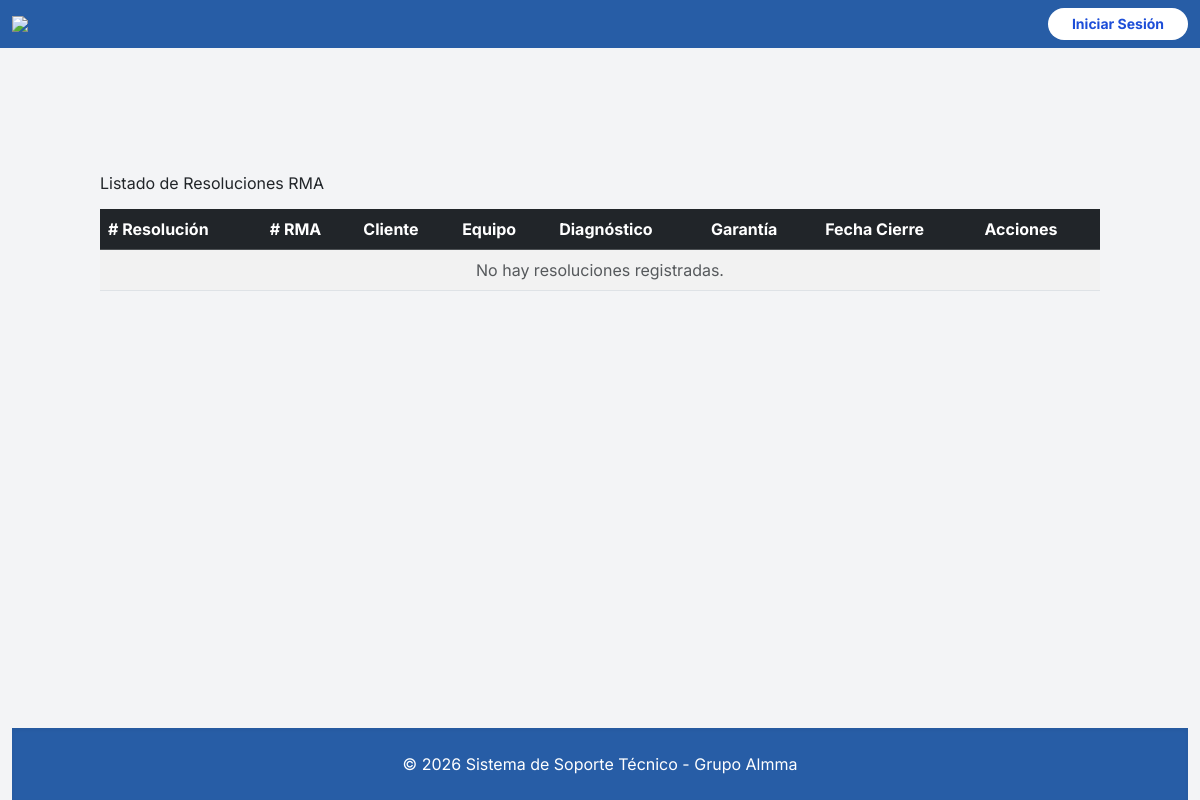
Before: /resoluciones/listar/ with the older database file.
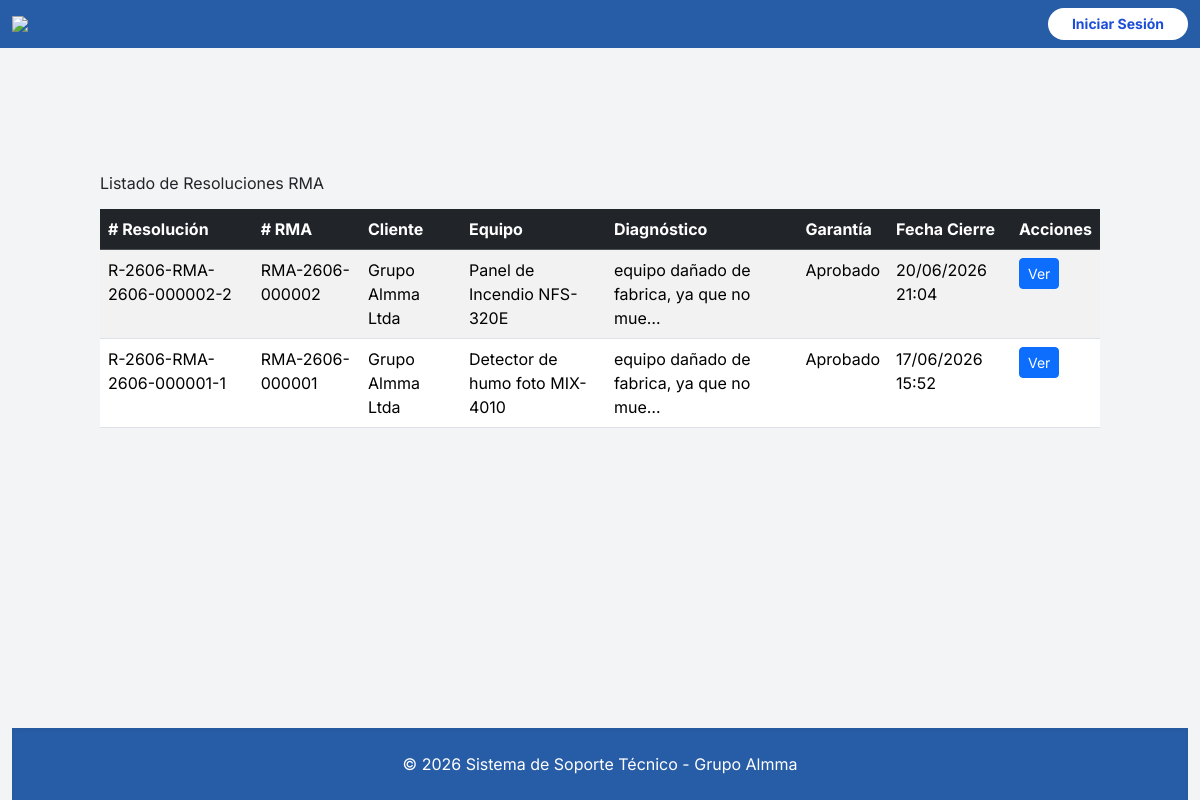
After: the same page with the newer database file.
### gestor_rma/models.py (models this page shows, shortened)
class ResolucionRMA(models.Model):
    solicitud = models.OneToOneField(SolicitudRMA, related_name="resolucion", on_delete=models.CASCADE)
    numero_resolucion = models.CharField(max_length=50, null=True, blank=True)
    ingeniero_responsable = models.CharField(max_length=200)
    condicion_fisica = models.CharField(max_length=20, choices=[('bueno','Bueno'), ('regular','Regular'), ('dañado','Dañado')])
    sellos_intactos = models.CharField(max_length=10, choices=[('cerrado','Cerrado'),('abierto','Abierto'),('na','N/A')])
    accesorios_recibidos = models.CharField(max_length=10, choices=[('completo','Completo'),('incompleto','Incompleto'),('na','N/A')])
    descripcion_falla = models.TextField(blank=True)
    observaciones = models.TextField(blank=True)
    diagnostico = models.CharField(max_length=200)
    causa_raiz = models.CharField(max_length=255, blank=True)
    rma_imagen = models.ForeignKey("RMAImagen", on_delete=models.SET_NULL, null=True, blank=True)
    aplica_garantia = models.CharField(max_length=200, choices=[('aprobado','Aprobado'), ('rechazada','Rechazada'), ('rma_fabrica','RMA a Fábrica'), ('no_aplica','No Aplica')])
    motivo_no_garantia = models.TextField(blank=True)
    fecha_cierre = models.DateTimeField(auto_now_add=True)

class SolicitudRMA(models.Model):
    ticket_origen = models.OneToOneField(Ticket, on_delete=models.SET_NULL, null=True, blank=True, related_name="rma" )
    numero_rma = models.CharField(max_length=50, blank=True)
    cliente = models.ForeignKey(cliente, on_delete=models.SET_NULL, null=True, related_name="rmas")
    rut_cliente = models.CharField(max_length=20)
    contacto = models.CharField(max_length=200)
    correo = models.EmailField()
    telefono = models.CharField(max_length=50)
    direccion = models.CharField(max_length=255)
    ciudad = models.ForeignKey(Localidad, on_delete=models.SET_NULL, null=True, blank=True)
    CHOICES_TIPO_DOCUMENTO = [
            ("factura", "Factura"),
            ("nota_venta", "Nota de Venta"),
            ("otro", "Otro"),
        ]
    CHOICES_ESTADO = [
        ('abierto','Abierto'),
        ('en_revision','En Revisión'),
        ('diagnosticado','Diagnosticado'),
        ('cerrado','Cerrado'),
    ]
    tipo_documento = models.CharField(choices=CHOICES_TIPO_DOCUMENTO,max_length=50, blank=True)
    numero_documento = models.CharField(max_length=100, null=True, blank=True)
    estado = models.CharField(max_length=20, choices=CHOICES_ESTADO, default='abierto')
    en_garantia = models.BooleanField(default=False)
    fabricante = models.ForeignKey(Fabricante, on_delete=models.SET_NULL, null=True, blank=True)
    modelo = models.CharField(max_length=100, null=True, blank=True)
    tipo_equipo = models.CharField(max_length=100, null=True, blank=True)
    numero_serie = models.CharField(max_length=100, null=True, blank=True)
    descripcion_falla = models.TextField(null=True, blank=True)
    sellos_intactos = models.CharField(max_length=10, choices=[('cerrado','Cerrado'),('abierto','Abierto'),('na','N/A')])
    accesorios_recibidos = models.CharField(max_length=10, choices=[('completo','Completo'),('incompleto','Incompleto'),('na','N/A')])
    observaciones = models.TextField(blank=True)
    fecha_creacion = models.DateTimeField(auto_now_add=True)
    fecha_respuesta = models.DateTimeField(null=True, blank=True)
    fecha_cierre = models.DateTimeField(null=True, blank=True)

### mantenedor/models.py (models this page shows)
class cliente(models.Model):
    nombre = models.CharField(max_length=200)
    rut = models.CharField(max_length=20, unique=True)
    contacto = models.CharField(max_length=200)
    correo = models.EmailField(max_length=200)
    telefono = models.CharField(max_length=50, null=True, blank=True)
    direccion = models.CharField(max_length=255, null=True, blank=True)
    ciudad = models.ForeignKey('Localidad', on_delete=models.CASCADE, null=True, blank=True)
    def __str__(self):
        return f"{self.nombre}"

### gestor_rma/views.py (the view)
# urls.py: path("resoluciones/listar/", listar_resolucion, name="listar_resolucion"),
def listar_resolucion(request):
    resoluciones = ResolucionRMA.objects.select_related("solicitud").order_by("-id")
    return render(request, "rma/listar_resolucion.html", {
        "resoluciones": resoluciones
    })

### gestion_tickets/context_processors.py (called while the page is built)
def contador_tickets(request):
    if request.user.is_authenticated:
        pendientes = Ticket.objects.filter(estado='abierto').count()
    else:
        pendientes = 0
    return {'tickets_pendientes': pendientes}

### gestor_rma/templates/rma/listar_resolucion.html
{% extends "base/base.html" %}
{% block content %}
<div class="container mt-4">
    <h3 class="mb-3">Listado de Resoluciones RMA</h3>
    <table class="table table-striped table-hover">
        <thead class="table-dark">
            <tr>
                <th># Resolución</th>
                <th># RMA</th>
                <th>Cliente</th>
                <th>Equipo</th>
                <th>Diagnóstico</th>
                <th>Garantía</th>
                <th>Fecha Cierre</th>
                <th>Acciones</th>
            </tr>
        </thead>
        <tbody>
            {% for r in resoluciones %}
            <tr>
                <td>{{ r.numero_resolucion }}</td>
                <td>{{ r.solicitud.numero_rma }}</td>
                <td>{{ r.solicitud.cliente }}</td>
                <td>{{ r.solicitud.tipo_equipo }} {{ r.solicitud.modelo }}</td>
                <td>{{ r.diagnostico|truncatechars:40 }}</td>
                <td>{{ r.get_aplica_garantia_display }}</td>
                <td>{{ r.fecha_cierre|date:"d/m/Y H:i" }}</td>
                <td>
                    <a href="{% url 'detalle_resolucion_rma' r.id %}" class="btn btn-primary btn-sm">
                        Ver
                    </a>
                </td>
            </tr>
            {% empty %}
            <tr>
                <td colspan="8" class="text-center text-muted">No hay resoluciones registradas.</td>
            </tr>
            {% endfor %}
        </tbody>
    </table>
</div>
{% endblock %}

### gestion_tickets/templates/base/base.html (shortened to what this page needs)
{% load static %}
<!DOCTYPE html>
<html lang="es">
<head>
    <script src="https://cdn.tailwindcss.com"></script>
    <link rel="stylesheet" href="{% static 'admin/css/bootstrap.css' %}">
    <link href="https://cdn.jsdelivr.net/npm/bootstrap-icons/font/bootstrap-icons.css" rel="stylesheet">
</head>
<body class="d-flex flex-column min-vh-100">
<nav class="navbar navbar-expand-lg fixed-top navbar-light bg-light">
  <div class="container-fluid">
        <a class="navbar-brand" href="/">
            <img src="{% static 'admin/img/logoweb.png' %}" width="150">
        </a>
                <div class="d-flex align-items-center">
                {% if user.is_authenticated %}
                    <span class="text-white me-3 d-none d-md-inline text-sm"></i>Bienvenido, <b>"{{ user.username }} {{user.last_name}}"</b></span>
                    <form action="{% url 'logout' %}" method="post" class="m-0">
                        {% csrf_token %}
                        <button  type="submit" class="bg-success hover:bg-Success-600 text-white px-4 py-1.5 rounded-full text-sm font-semibold transition">
                            Cerrar Sesión
                        </button>
                    </form>
                {% else %}
                    <a href="{% url 'login' %}" class="bg-white text-blue-700 hover:bg-gray-100 px-4 py-1.5 rounded-full text-sm font-bold transition">
                        Iniciar Sesión
                    </a>
                </div>
                {% endif %}
            </div>
</nav>
<main class="flex-grow-1">
    {% block content %}
    {% endblock %}
</main>
</body>
<div class="container-fluid">
<footer class="text-white p-4 text-center mt-auto shadow-inner" style="background-color:#275da6; margin-top: 20px;">
    <p>&copy; {% now "Y" %} Sistema de Soporte Técnico - Grupo Almma</p>
</footer>
</div>
</html>

### gestion_tickets/templates/base/base.html (style rules this page uses)
body { font-family: 'Inter', sans-serif; background-color: #f3f4f6; }
nav.navbar { background-color: #275da6 !important; }

Changed rows visible on the page:
added ResolucionRMA: numero_resolucion "R-2606-RMA-2606-000002-2", solicitud.numero_rma "RMA-2606-000002", solicitud.cliente "Grupo Almma Ltda", solicitud.tipo_equipo "Panel de Incendio", solicitud.modelo "NFS-320E", diagnostico "equipo dañado de fabrica, ya que no mue…", aplica_garantia "Aprobado", fecha_cierre "20/06/2026 21:04"
added ResolucionRMA: numero_resolucion "R-2606-RMA-2606-000001-1", solicitud.numero_rma "RMA-2606-000001", solicitud.cliente "Grupo Almma Ltda", solicitud.tipo_equipo "Detector de humo foto", solicitud.modelo "MIX-4010", diagnostico "equipo dañado de fabrica, ya que no mue…", aplica_garantia "Aprobado", fecha_cierre "17/06/2026 15:52"
Other visible differences:
text no longer shown: "No hay resoluciones registradas."
